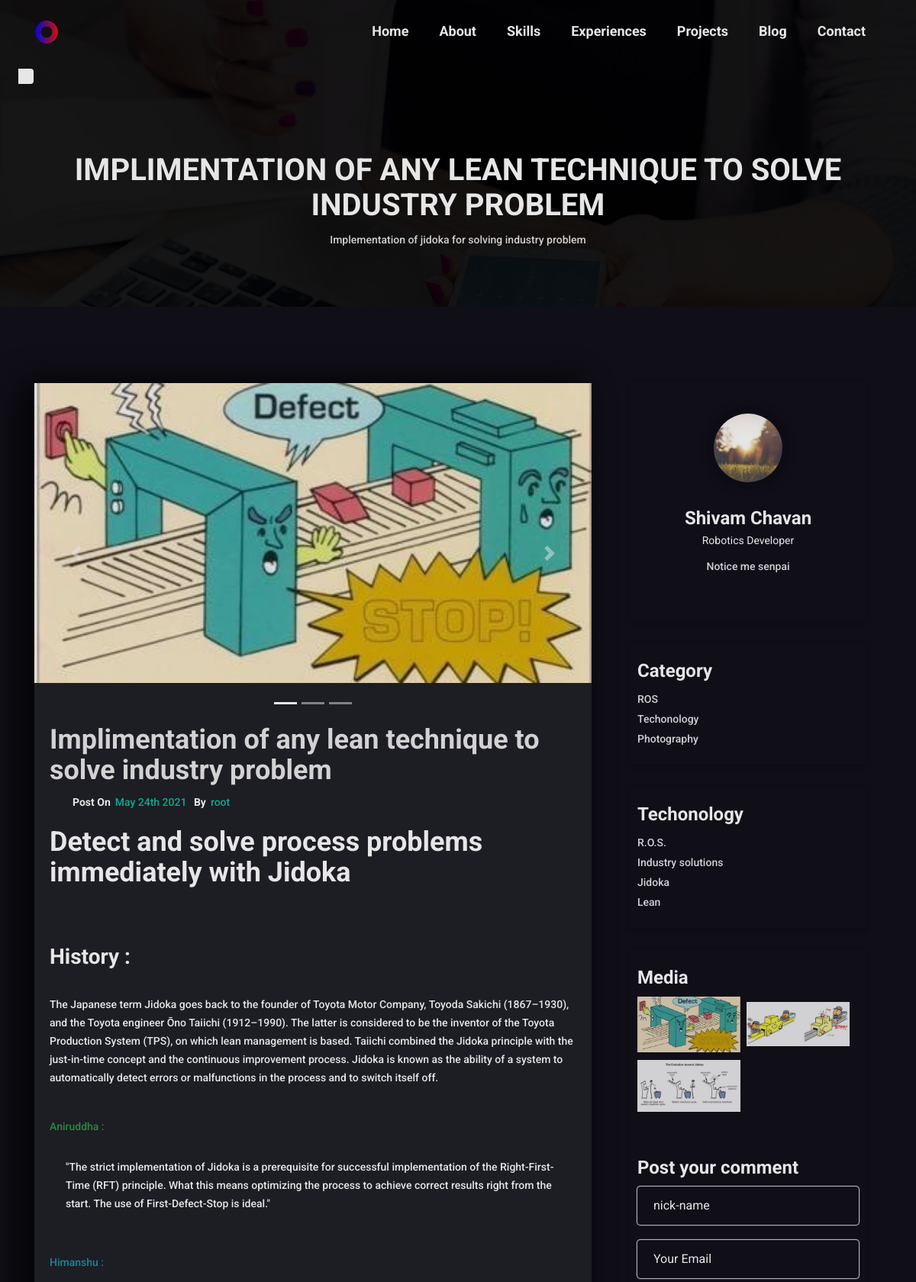
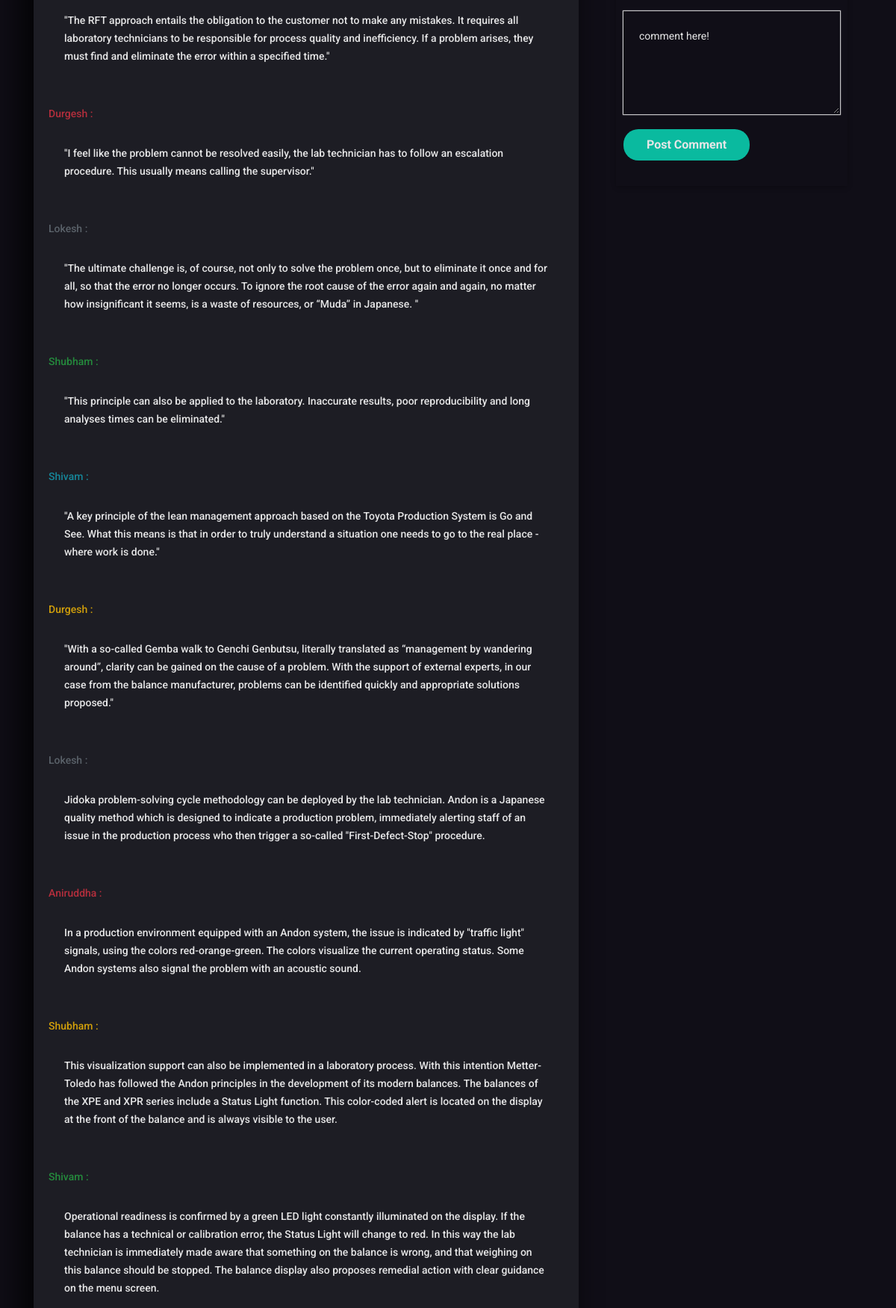
Page /blog/14/ (upper part) on the committed database (2 pictures, top to bottom).
### blog/models.py (models this page shows, shortened)
class Blog(models.Model):
    title = models.CharField(max_length=200)
    thought = models.CharField(default='Notice me senpai' ,max_length=200)
    two_line_des = models.CharField(max_length=200)
    description = models.TextField()
    image = models.ImageField(upload_to='portfolio/images/',  blank=True)
    date = models.DateField()
    type = [
    ('automation','automation'),
    ('ROS', 'ROS'),
    ('microcontroller','microcontroller'),
    ]
    tags = models.CharField(max_length=20, choices=type, default='automation')

class PostImage(models.Model):
    post = models.ForeignKey(Blog, default=None, on_delete=models.CASCADE)
    images = models.FileField(upload_to = 'portfolio/images/')

class Tag(models.Model):
    post = models.ForeignKey(Blog, default=None, on_delete=models.CASCADE)
    t = models.CharField(max_length=20, default='robot operating system')

### blog/views.py (the view)
# urls.py: path('<int:blog_id>/', views.detail, name='detail'),
def detail(request, blog_id):
    if request.method == 'POST':
        cf = CommentForm(request.POST or None)
        if cf.is_valid():
            blog = get_object_or_404(Blog, pk=blog_id)
            content = request.POST.get('content')
            user = request.POST.get('user_name')
            email = request.POST.get('email')
            comment = Comment.objects.create(post = blog, user_name = user, email = email, content = content)
            comment.save()
            return HttpResponseRedirect(request.META.get('HTTP_REFERER'))
        else:
            return render('blog/all_blogs.html', {'blogs':blogs})
    else:
        cf = CommentForm()
        blog = get_object_or_404(Blog, pk=blog_id)
        photos = PostImage.objects.filter(post=blog_id)
        comment = Comment.objects.filter(post=blog_id)
        tag = Tag.objects.filter(post=blog_id)
        return render(request, 'updated/detail_blog.html',{'blog':blog, 'photos':photos, 'comments':comment ,'comment_form':cf, 'tag': tag})

### blog/forms.py
class CommentForm(forms.ModelForm):
    class Meta:
        model = Comment
        fields =[
        'user_name',
        'email',
        'content',
        ]

### blog/templates/updated/detail_blog.html (shortened to what this page needs)
{% extends 'updated/base.html' %}
{% load static %}
{% block content %}
<section class="mh-home image-bg home-2-img" id="mh-home">
            <div class="img-foverlay img-color-overlay">
                <div class="container">
                    <div class="row section-separator">
                        <div class="mh-page-title text-center col-sm-12">
                            <h2>{{ blog.title }}</h2>
                            <p>{{ blog.two_line_des }}</p>
                        </div>
                    </div>
                </div>
            </div>
        </section>
        <section class="mh-blog">
            <div class="container">
                <div class="row section-separator">
                    <div class="col-md-8">
                        <div class="row">
                            <div class="col-sm-12 col-md-12">
                                <div class="mh-blog-item dark-bg blog-single">
                                    <div id="carousel-example-1z" class="carousel slide carousel-fade" data-ride="carousel">
                                        <ol class="carousel-indicators">
                                        {% for p in photos %}
                                          <li data-target="#carousel-example-1z" data-slide-to="{{ forloop.counter0 }}" class="{% if forloop.counter0 == 0 %} active {% endif %}"></li>
                                        {% endfor %}
                                        </ol>
                                        <div class="carousel-inner" role="listbox">
                                          {% for p in photos %}
                                          <div class="carousel-item {% if forloop.counter0 == 0 %} active {% endif %}">
                                            <img class="d-block w-100" src="{{p.images.url}}"
                                              alt="First slide">
                                          </div>
                                          {% endfor %}
                                        <br>
                                        <a class="carousel-control-prev" href="#carousel-example-1z" role="button" data-slide="prev">
                                          <span class="carousel-control-prev-icon" aria-hidden="true"></span>
                                        </a>
                                        <a class="carousel-control-next" href="#carousel-example-1z" role="button" data-slide="next">
                                          <span class="carousel-control-next-icon" aria-hidden="true"></span>
                                        </a>
                                      </div>
                                      </div>
                                    <div class="blog-inner">
                                        <h2><a href="">{{ blog.title }}</a></h2>
                                        <div class="mh-blog-post-info">
                                            <ul>
                                                <li><strong>Post On</strong><a href="">{{ blog.date|date:'F jS Y' }}</a></li>
                                                <li><strong>By</strong><a href="">root</a></li>
                                            </ul>
                                        </div>
                                        <p>
                                          {{ blog.description|safe }}
                                        </p>
                                    </div>
                                </div>
                            </div>
                        </div>
                    </div>
                    <div class="col-md-4">
                        <div class="mh-blog-sidebar">
                            <div class="sidebar-item mh-author-info">
                                <div class="mh-author-img">
                                    <div class="img-border">
                                        <img src="{% static 'assets/images/b-author.jpg' %}" alt="" class="img-fluid">
                                    </div>
                                </div>
                                <h2>Shivam Chavan</h2>
                                <h4>Robotics Developer</h4>
                                <p>
                                    {{ blog.thought }}
                                </p>
                                <ul class="social-icon">
                                    <li><a href=""><i class="fa fa-facebook"></i></a></li>
                                    <li><a href=""><i class="fa fa-twitter"></i></a></li>
                                    <li><a href=""><i class="fa fa-github"></i></a></li>
                                    <li><a href=""><i class="fa fa-dribbble"></i></a></li>
                                </ul>
                            </div>
                            <div class="sidebar-item mh-blog-category">
                                <h3>Category</h3>
                                <ul>
                                    <li><a href="">{{ blog.tags }}</a></li>
                                    <li><a href="">Techonology</a></li>
                                    <li><a href="">Photography</a></li>
                                </ul>
                            </div>
                            <div class="sidebar-item mh-blog-category">
                                <h3>Techonology</h3>
                                <ul>
                                  <li><a href="">R.O.S.</a></li>
                                    {% for i in tag %}
                                    <li><a href="">{{ i.t }}</a></li>
                                    {% endfor %}
                                </ul>
                            </div>
                            <div class="sidebar-item mh-blog-insta">
                                <h3>Media</h3>
                                <ul>
                                  {% for p in photos %}
                                    <li>
                                        <a href="{{ p.images.url }}" target="_blank">
                                            <img src="{{ p.images.url }}" alt="" class="img-fluid">
                                        </a>
                                    </li>
                                  {% endfor %}
                                </ul>
                                <br>
                                <br>
                                    <div class="post-comment-title">
                                        <h3>Post your comment</h3>
                                <form method="POST" class="single-form comment-form wow fadeIn" data-wow-offset="30" data-wow-duration="1.5s" data-wow-delay="0.15s">
                                    <div class="row">
                                        <div class="col-sm-12">
                                            <input name="user_name" class="contact-name form-control" id="user_name" type="text" placeholder="nick-name" required="">
                                        </div>
                                        <div class="col-sm-12">
                                            <input name="email" class="contact-subject form-control" id="email" type="email" placeholder="Your Email" required="">
                                        </div>
                                        <div class="col-sm-12">
                                            <textarea name="content" class="contact-message" id="content" rows="4" placeholder="comment here!" required=""></textarea>
                                        </div>
                                        <div class="btn-form col-sm-12">
                                            <button class="btn btn-fill" type="submit"> Post Comment </button>
                                        </div>
                                    </div>
                                </form>
                              </div>
                            </div>
                        </div>
                    </div>
                </div>
            </div>
        </section>
{% endblock %}

### portfolio/static/assets/css/responsive.css (style rules this page uses)
* { -webkit-font-smoothing: antialiased; -moz-osx-font-smoothing: grayscale; }

### portfolio/static/assets/css/colors/blue.css (style rules this page uses)
.mh-blog .mh-blog-item .blog-inner h2 a { color: #fff; }
.mh-blog .mh-blog-item .blog-inner a { color: #a97afd; }
.mh-blog .mh-blog-item h2 { color: #a97afd; }
.mh-blog .mh-blog-item h2 a { color: #a97afd; }
.btn.btn-fill { background-color: #a97afd; }

### portfolio/static/assets/css/colors/green.css (style rules this page uses)
.mh-blog .mh-blog-item .blog-inner h2 a { color: #fff; }
.mh-blog .mh-blog-item .blog-inner a { color: #4CAF50; }
.mh-blog .mh-blog-item h2 { color: #4CAF50; }
.mh-blog .mh-blog-item h2 a { color: #4CAF50; }
.btn.btn-fill { background-color: #4CAF50; }

### portfolio/static/assets/css/colors/blue-munsell.css (style rules this page uses)
.mh-blog .mh-blog-item .blog-inner h2 a { color: #fff; }
.mh-blog .mh-blog-item .blog-inner a { color: #2196F3; }
.mh-blog .mh-blog-item h2 { color: #2196F3; }
.mh-blog .mh-blog-item h2 a { color: #2196F3; }
.btn.btn-fill { background-color: #2196F3; }

### portfolio/static/assets/css/colors/orange.css (style rules this page uses)
.mh-blog .mh-blog-item .blog-inner h2 a { color: #fff; }
.mh-blog .mh-blog-item .blog-inner a { color: #ffa500; }
.mh-blog .mh-blog-item h2 { color: #ffa500; }
.mh-blog .mh-blog-item h2 a { color: #ffa500; }
.btn.btn-fill { background-color: #ffa500; }

### portfolio/static/assets/css/colors/purple.css (style rules this page uses)
.mh-blog .mh-blog-item .blog-inner h2 a { color: #fff; }
.mh-blog .mh-blog-item .blog-inner a { color: #E91E63; }
.mh-blog .mh-blog-item h2 { color: #E91E63; }
.mh-blog .mh-blog-item h2 a { color: #E91E63; }
.btn.btn-fill { background-color: #E91E63; }

### portfolio/static/assets/css/colors/slate.css (style rules this page uses)
.mh-blog .mh-blog-item .blog-inner h2 a { color: #fff; }
.mh-blog .mh-blog-item .blog-inner a { color: #f6c; }
.mh-blog .mh-blog-item h2 { color: #f6c; }
.mh-blog .mh-blog-item h2 a { color: #f6c; }
.btn.btn-fill { background-color: #f6c; }

### portfolio/static/assets/css/colors/yellow.css (style rules this page uses)
.mh-blog .mh-blog-item .blog-inner a { color: #188c91; }
.mh-blog .mh-blog-item h2 { color: #188c91; }
.mh-blog .mh-blog-item h2 a { color: #188c91; }
.btn.btn-fill { background-color: #188c91; }

### rows in the picture
Blog: title "IMPLIMENTATION OF ANY LEAN TECHNIQUE TO SOLVE INDUSTRY PROBLEM", two_line_des "Implementation of jidoka for solving industry problem", title "Implimentation of any lean technique to solve industry problem", date "May 24th 2021", description "Detect and solve process problems immediately with Jidoka History : The Japanese term Jidoka goes back to the founder of Toyota Motor Company, Toyoda Sakichi (1867–1930), and the Toyota engineer Ōno Taiichi (1912–1990). The latter is considered to be the inventor of the Toyota Production System (TPS), on which lean management is based. Taiichi combined the Jidoka principle with the just-in-time concept and the continuous improvement process. Jidoka is known as the ability of a system to automatically detect errors or malfunctions in the process and to switch itself off. Aniruddha : \"The strict implementation of Jidoka is a prerequisite for successful implementation of the Right-First-Time…", thought "Notice me senpai", tags "ROS"
PostImage: images (picture)
PostImage: images (picture)
PostImage: images (picture)
Tag: t "Industry solutions"
Tag: t "Jidoka"
Tag: t "Lean"
